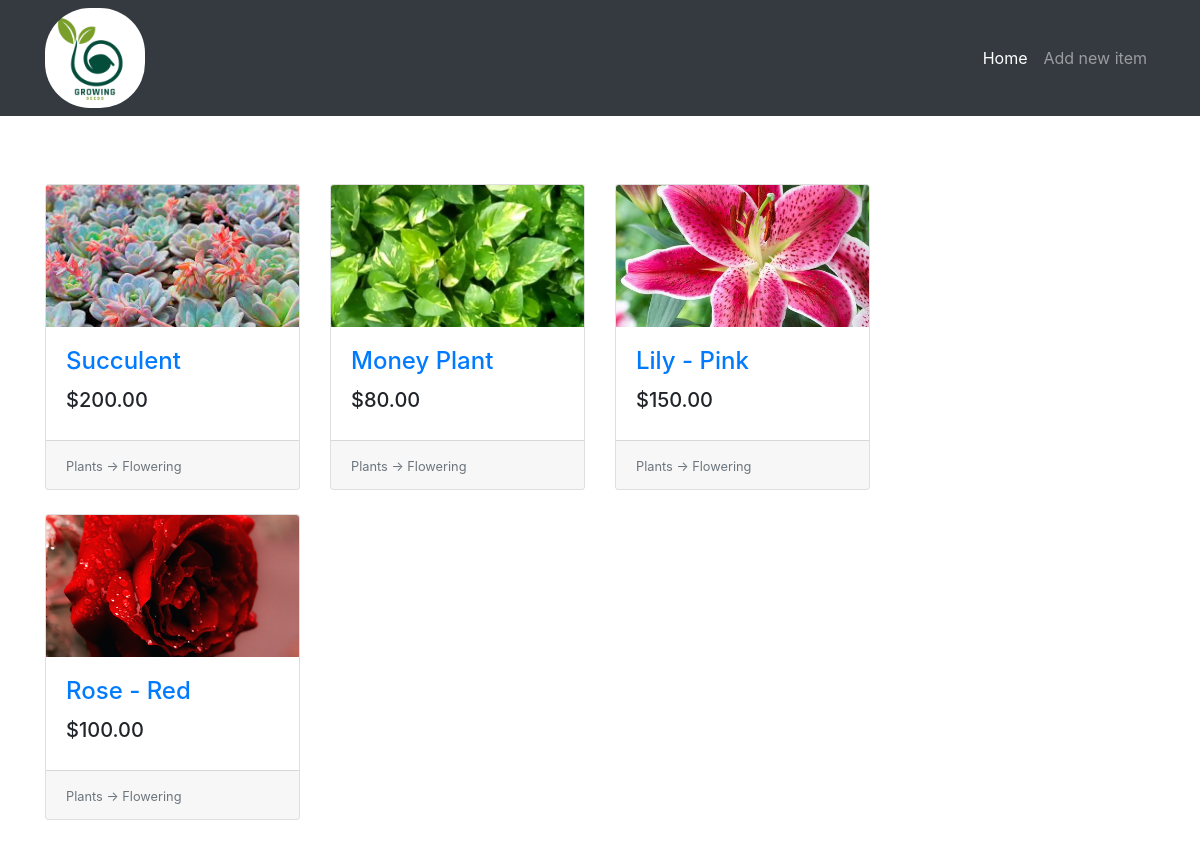
The page / on the database its author committed.
### tables this page shows
CREATE TABLE items(
                    id              INTEGER PRIMARY KEY AUTOINCREMENT,
                    title           TEXT,
                    description     TEXT,
                    price           REAL,
                    image           TEXT,
                    category_id     INTEGER,
                    subcategory_id  INTEGER,
                    FOREIGN KEY(category_id) REFERENCES categories(id),
                    FOREIGN KEY(subcategory_id) REFERENCES subcategories(id)
);

CREATE TABLE categories(
                    id              INTEGER PRIMARY KEY AUTOINCREMENT,
                    name            TEXT
);

CREATE TABLE subcategories(
                    id              INTEGER PRIMARY KEY AUTOINCREMENT,
                    name            TEXT,
                    category_id     INTEGER,
                    FOREIGN KEY(category_id) REFERENCES categories(id)
);

### run.py (the view)
@app.route("/")
def home():
    conn = get_db()
    c = conn.cursor()
    form = FilterForm(request.args, meta={"csrf": False})
    c.execute("SELECT id, name FROM categories")
    categories = c.fetchall()
    categories.insert(0, (0, "---"))
    form.category.choices = categories
    c.execute("SELECT id, name FROM subcategories WHERE category_id = ?", (1,))
    subcategories = c.fetchall()
    subcategories.insert(0, (0, "---"))
    form.subcategory.choices = subcategories
    query = """SELECT
                    i.id, i.title, i.description, i.price, i.image, c.name, s.name
                    FROM
                    items AS i
                    INNER JOIN categories AS c ON i.category_id = c.id
                    INNER JOIN subcategories AS s ON i.subcategory_id = s.id
    """
    if form.validate():
        filter_queries = []
        parameters = []
        if form.title.data.strip():
            filter_queries.append("i.title LIKE ?")
            parameters.append("%" + form.title.data + "%")
        if form.category.data:
            filter_queries.append("i.category_id = ?")
            parameters.append(form.category.data)
        if form.subcategory.data:
            filter_queries.append("i.subcategory_id = ?")
            parameters.append(form.subcategory.data)
        if filter_queries:
            query += " WHERE "
            query += " AND ".join(filter_queries)
        if form.price.data:
            if form.price.data == 1:
                query += " ORDER BY i.price DESC"
            else:
                query += " ORDER BY i.price"
        else:
            query += " ORDER BY i.id DESC"
        items_from_db = c.execute(query, tuple(parameters))
    else:
        items_from_db = c.execute(query + "ORDER BY i.id DESC")
    items = []
    for row in items_from_db:
        item = {
            "id": row[0],
            "title": row[1],
            "description": row[2],
            "price": row[3],
            "image": row[4],
            "category": row[5],
            "subcategory": row[6]
        }
        items.append(item)
    return render_template("home.html", items=items, form=form)

### run.py (called while the page is built)
def get_db():
    db = getattr(g, "_database", None)
    if db is None:
        db = g._database = sqlite3.connect("db/growingseeds.db")
    return db

@app.teardown_appcontext
def close_connection(exception):
    db = getattr(g, "_database", None)
    if db is not None:
        db.close()

### templates/home.html (shortened to what this page needs)
{% extends 'base.html' %}
{% set active_page = 'home' %}
{% block content %}
  <div class="row mt-5 pt-5">
    <div class="col-lg-9">
      <div class="row my-5 card-wrapper">
        {% if items %}
        {% for item in items %}
          <div class="col-lg-4 col-md-6 mb-4">
              <div class="card h-100">
                <div class="embed-responsive embed-responsive-16by9">
                  <a href="{{url_for('item',item_id=item.id)}}">
                    <img class="card-img-top embed-responsive-item" src="{% if item.image %}{{ url_for('uploads', filename=item.image) }}{% else %}{{ url_for('static', filename='images/plant.png') }}{% endif %}" alt="">
                  </a>
                </div>
                <div class="card-body">
                  <h4 class="card-title">
                    <a href="#">{{ item.title }}</a>
                  </h4>
                  <h5>{{ "$%.2f"|format(item.price) }}</h5>
                </div>
                <div class="card-footer">
                  <small class="text-muted">
                    {{ item.category }} -> {{ item.subcategory }}
                  </small>
                </div>
              </div>
          </div>
        {% endfor %}
        {% else %}
        <h1 class="offset-lg-3">No items to show.</h1>
        {% endif %}
      </div>
    </div>
  </div>
{% endblock %}

### templates/base.html (shortened to what this page needs)
<!DOCTYPE html>
<html lang="en">
<head>
  <link rel="stylesheet" href="https://stackpath.bootstrapcdn.com/bootstrap/4.4.1/css/bootstrap.min.css">
  <link rel="stylesheet" href="{{ url_for('static', filename='css/style.css') }}">
</head>
<body>
  <nav class="navbar navbar-expand-lg navbar-dark bg-dark fixed-top">
    <div class="container">
      <a href="{{ url_for('home') }}" class="navbar-brand">
        <img src="{{ url_for('static', filename='images/logo.png') }}" height="100px" width="100px">
      </a>
      <div class="collapse navbar-collapse" id="navbarResponsive">
        <ul class="navbar-nav ml-auto">
          <li class="nav-item {{ 'active' if active_page == 'home' else '' }}">
            <a href="{{ url_for('home') }}" class="nav-link">Home</a>
          </li>
          <li class="nav-item {{ 'active' if active_page == 'new_item' else '' }}">
            <a href="{{ url_for('new_item') }}" class="nav-link">Add new item</a>
          </li>
        </ul>
      </div>
    </div>
  </nav>
  <div class="container">
  {% block content %}{% endblock %}
  </div>
</body>
</html>

### static/css/style.css (style rules this page uses)
body { padding-top: 40px; }
.navbar-brand { padding-top: 0rem; padding-bottom: 0rem; }
.navbar-brand img { border-radius: 45px; }
.card-img-top { object-fit: cover; }
.nav-link { color: white; }

### rows shown on the page
items: image (picture), title "Succulent", price "$200.00", category "Plants", subcategory "Flowering"
items: image (picture), title "Money Plant", price "$80.00", category "Plants", subcategory "Flowering"
items: image (picture), title "Lily - Pink", price "$150.00", category "Plants", subcategory "Flowering"
items: image (picture), title "Rose - Red", price "$100.00", category "Plants", subcategory "Flowering"
